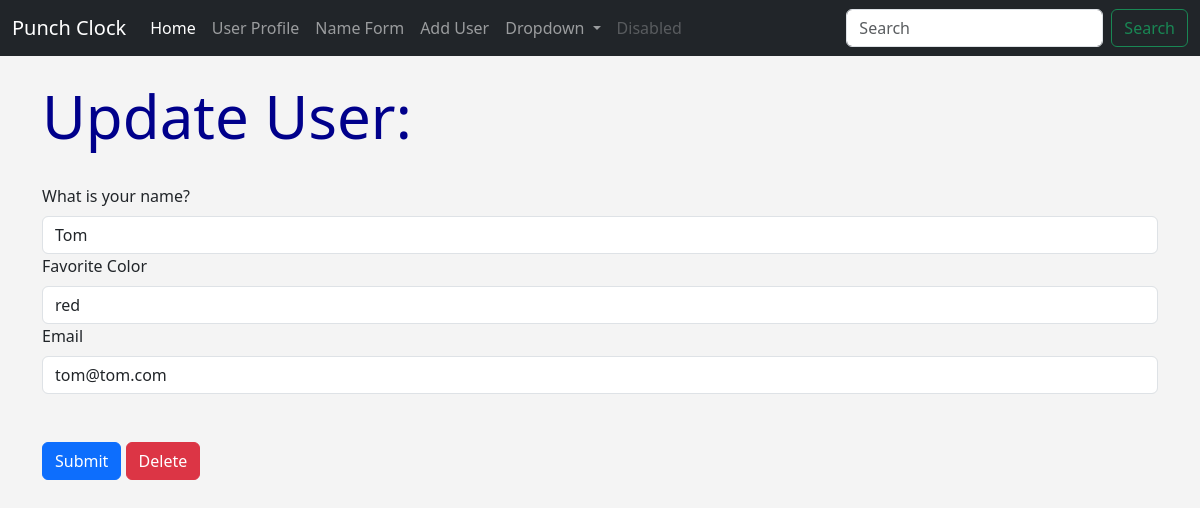
Screenshot of /update/2 with the database file from the repository.
### hello.py (models this page shows, shortened)
class Users(db.Model):
    id = db.Column(db.Integer, primary_key=True)
    name = db.Column(db.String(200), nullable=False)
    email = db.Column(db.String(100), nullable=False, unique=True)
    date_added = db.Column(db.DateTime, default=datetime.utcnow)
    fav_color = db.Column(db.String(120))
    punches = db.relationship('Punches', backref='users', lazy=True)
    password_hash = db.Column(db.String(128))
    @property
    def password(self):
        raise AttributeError("Password is not a readable attribute!")

### hello.py (the view)
@app.route('/update/<int:id>', methods=['GET', 'POST'])
def update(id):
    name = None
    form = UserForm()
    user_to_update = Users.query.get_or_404(id)
    our_users = Users.query.order_by(Users.date_added)
    if request.method == "POST":
        user_to_update.name = request.form['name']
        user_to_update.email = request.form['email']
        user_to_update.fav_color = request.form['fav_color']
        try:
            db.session.commit()
            flash("User updated!")
            return render_template("update.html", form=form, user_to_update=user_to_update, id=id)
        except:
            flash("Something went wrong!")
            return render_template("update.html", form=form, user_to_update=user_to_update, id=id)
    else:
        return render_template("update.html", form=form, user_to_update=user_to_update, id=id)

### hello.py
class UserForm(FlaskForm):
    name = StringField("What is your name?", validators=[DataRequired()])
    email = StringField("Email", validators=[DataRequired(),Email()])
    fav_color = StringField("Favorite Color")
    password_hash = PasswordField("Password", validators=[DataRequired(), EqualTo("password_hash2", message="Passwords Must Match!")])
    password_hash2 = PasswordField("Confrim Password", validators=[DataRequired()])
    submit = SubmitField("Submit")

### templates/update.html (shortened to what this page needs)
{% extends 'base.html' %}
{% block content %}
{% if name %}
    <h1>Update User</h1>
    <br/><br/>
{% else %}
    <h1>Update User:</h1>
    <br/>
    <form action="/update/{{ user_to_update.id }}" method="POST">
        {{ form.name.label(class="form-label") }}
        {{ form.name(class="form-control", value=user_to_update.name) }}
        {{ form.fav_color.label(class="form-label") }}
        {{ form.fav_color(class="form-control", value=user_to_update.fav_color) }}
        {{ form.email.label(class="form-label") }}
        {{ form.email(class="form-control", value=user_to_update.email) }}
        <br/><br/>
        {{ form.submit(class="btn btn-primary") }}
        <a href="{{ url_for('delete', id=id) }}" class="btn btn-danger">Delete</a>
    </form>
<br/><br/>
{% endif %}
{% endblock %}

### static/css/style.css (style rules this page uses)
h1 { color: darkblue; font-size:60px; }
body { background: #f4f4f4; }

### rows the page displays
Users: name "Tom", fav_color "red", email "tom@tom.com"
